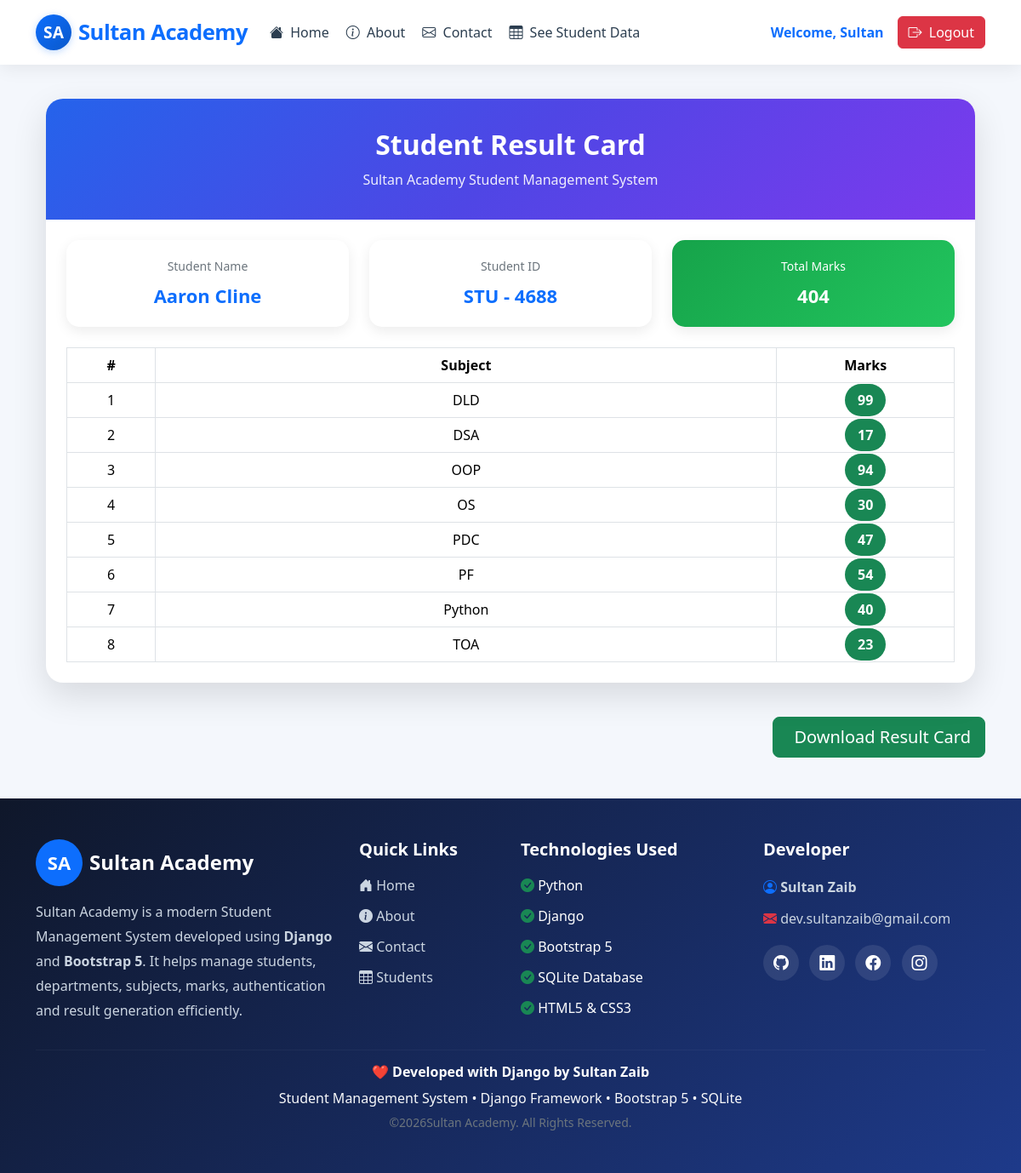
/student_result/STU - 4688/ (signed in), run on the app's committed database.
### student/models.py (models this page shows, shortened)
class Student(models.Model):
    user = models.ForeignKey(User, on_delete=models.SET_NULL, blank=True, null=True)
    student = models.OneToOneField(
        StudentId, related_name="studentid", on_delete=models.CASCADE
    )
    department = models.ForeignKey(
        Department, related_name="departname", on_delete=models.CASCADE
    )
    student_name = models.CharField(max_length=100)
    student_email = models.EmailField(unique=True)
    student_age = models.IntegerField(default=18)
    student_address = models.TextField()
    def __str__(self):
        return self.student_name
    class Meta:
        ordering = ["student_name"]
        verbose_name = "Student"
        verbose_name_plural = "Students"
        db_table = "student_table"

class StudentId(models.Model):
    student_id = models.CharField(max_length=100)
    def __str__(self):
        return self.student_id

class SubjectMarks(models.Model):
    subject = models.ForeignKey(
        Subject, related_name="subject", on_delete=models.CASCADE
    )
    student = models.ForeignKey(
        Student, related_name="student_subject", on_delete=models.CASCADE
    )
    marks = models.IntegerField()
    class Meta:
        unique_together = ["subject", "student"]
        verbose_name = "Subject Marks"
        verbose_name_plural = "Subjects Marks"
        db_table = "student_marks"

class Subject(models.Model):
    subject_name = models.CharField(max_length=100)
    def __str__(self):
        return self.subject_name
    class Meta:
        ordering = ["subject_name"]
        verbose_name = "Subject"
        verbose_name_plural = "Subjects"
        db_table = "Subjects"

### student/views.py (the view)
# urls.py: path("student_result/<str:student_id>/", student_result, name="student_result"),
@login_required(login_url="login_page")
def student_result(request, student_id):
    queryset = SubjectMarks.objects.filter(student__student__student_id=student_id)
    total_marks = queryset.aggregate(total_marks=Sum("marks"))["total_marks"]
    student = queryset.first().student
    student_id = student.student
    context = {
        "queryset": queryset,
        "total_marks": total_marks,
        "student": student,
        "student_id": student_id,
    }
    return render(request, "app/studentResult.html", context)

### student/templates/app/studentResult.html (shortened to what this page needs)
{% extends 'app/base.html' %}
{% load static %}
{% block content %}
  <div class="container">
    <div class="card result-card">
      <div class="result-header">
        <h2>Student Result Card</h2>
        <p>Sultan Academy Student Management System</p>
      </div>
      <div class="card-body p-4">
        <div class="row g-4 mb-4">
          <div class="col-md-4">
            <div class="info-box">
              <div class="info-title">Student Name</div>
              <div class="info-value">{{ student }}</div>
            </div>
          </div>
          <div class="col-md-4">
            <div class="info-box">
              <div class="info-title">Student ID</div>
              <div class="info-value">{{ student_id }}</div>
            </div>
          </div>
          <div class="col-md-4">
            <div class="info-box total-card">
              <div class="info-title text-white">Total Marks</div>
              <div class="info-value text-white">{{ total_marks }}</div>
            </div>
          </div>
        </div>
        <div class="table-responsive">
          <table class="table table-hover table-bordered">
            <thead>
              <tr>
                <th width="10%">#</th>
                <th>Subject</th>
                <th width="20%">Marks</th>
              </tr>
            </thead>
            <tbody>
              {% for mark in queryset %}
                <tr>
                  <td>{{ forloop.counter }}</td>
                  <td>{{ mark.subject }}</td>
                  <td>
                    <span class="mark-badge">{{ mark.marks }}</span>
                  </td>
                </tr>
              {% empty %}
                <tr>
                  <td colspan="3" class="empty-data">No Result Found</td>
                </tr>
              {% endfor %}
            </tbody>
          </table>
        </div>
      </div>
    </div>
  </div>
  <div class="d-flex justify-content-end mb-4">
    <a href="{% url 'download_result_pdf' student_id %}" class="btn btn-success btn-lg">
      Download Result Card
    </a>
  </div>
{% endblock %}

### student/templates/app/base.html (shortened to what this page needs)
{% load static %}
<!DOCTYPE html>
<html lang="en">
  <head>
    <link href="https://cdn.jsdelivr.net/npm/bootstrap@5.3.8/dist/css/bootstrap.min.css" rel="stylesheet" />
    <link rel="stylesheet" href="https://cdn.jsdelivr.net/npm/bootstrap-icons@1.11.3/font/bootstrap-icons.min.css" />
  </head>
  <body>
    <nav class="navbar navbar-expand-lg fixed-top">
      <div class="container">
        <span class="navbar-brand">
          <span class="logo-circle">SA</span>
          <span class="brand-text">Sultan Academy</span>
        </span>
        <div class="collapse navbar-collapse" id="mainNavbar">
          <ul class="navbar-nav me-auto mb-2 mb-lg-0">
            <li class="nav-item">
              <a class="nav-link {% if request.resolver_match.url_name == 'home' %}active{% endif %}" href="{% url 'home_page' %}"><i class="bi bi-house-fill me-1"></i> Home</a>
            </li>
            <li class="nav-item">
              <a class="nav-link {% if request.resolver_match.url_name == 'about' %}active{% endif %}" href="{% url 'about_page' %}"><i class="bi bi-info-circle me-1"></i> About</a>
            </li>
            <li class="nav-item">
              <a class="nav-link {% if request.resolver_match.url_name == 'contact' %}active{% endif %}" href="{% url 'contact_page' %}"><i class="bi bi-envelope me-1"></i> Contact</a>
            </li>
            <li class="nav-item">
              <a class="nav-link {% if request.resolver_match.url_name == 'student_view' %}active{% endif %}" href="{% url 'student_view' %}">
                <i class="bi bi-table me-1"></i>
                See Student Data
              </a>
            </li>
          </ul>
          <div class="d-flex gap-2 align-items-center">
            {% if user.is_authenticated %}
              <span class="me-2 fw-semibold text-primary">Welcome, {{ user.first_name }}</span>
              <a href="{% url 'logout_page' %}" class="btn btn-danger">
                <i class="bi bi-box-arrow-right me-1"></i>
                Logout
              </a>
            {% endif %}
          </div>
        </div>
      </div>
    </nav>
    <main class="container">
      {% block content %}
      {% endblock %}
    </main>
    <footer class="academy-footer mt-5">
      <div class="container py-5">
        <div class="row gy-4">
          <div class="col-lg-4 col-md-6">
            <div class="d-flex align-items-center mb-3">
              <span class="footer-logo">SA</span>
              <h4 class="mb-0 ms-2 text-white fw-bold">Sultan Academy</h4>
            </div>
            <p class="footer-text">
              Sultan Academy is a modern Student Management System developed using <strong>Django</strong> and <strong>Bootstrap 5</strong>. It helps manage students, departments, subjects, marks, authentication and result generation efficiently.
            </p>
          </div>
          <div class="col-lg-2 col-md-6">
            <h5 class="footer-title">Quick Links</h5>
            <ul class="footer-links">
              <li>
                <a href="{% url 'home_page' %}"><i class="bi bi-house-door-fill"></i> Home</a>
              </li>
              <li>
                <a href="{% url 'about_page' %}"><i class="bi bi-info-circle-fill"></i> About</a>
              </li>
              <li>
                <a href="{% url 'contact_page' %}"><i class="bi bi-envelope-fill"></i> Contact</a>
              </li>
              <li>
                <a href="{% url 'student_view' %}"><i class="bi bi-table"></i> Students</a>
              </li>
            </ul>
          </div>
          <div class="col-lg-3 col-md-6">
            <h5 class="footer-title">Technologies Used</h5>
            <ul class="footer-links">
              <li>
                <i class="bi bi-check-circle-fill text-success"></i> Python
              </li>
              <li>
                <i class="bi bi-check-circle-fill text-success"></i> Django
              </li>
              <li>
                <i class="bi bi-check-circle-fill text-success"></i> Bootstrap 5
              </li>
              <li>
                <i class="bi bi-check-circle-fill text-success"></i> SQLite Database
              </li>
              <li>
                <i class="bi bi-check-circle-fill text-success"></i> HTML5 & CSS3
              </li>
            </ul>
          </div>
          <div class="col-lg-3 col-md-6">
            <h5 class="footer-title">Developer</h5>
            <p class="footer-text mb-2">
              <i class="bi bi-person-circle text-primary"></i>
              <strong>Sultan Zaib</strong>
            </p>
            <p class="footer-text">
              <i class="bi bi-envelope-fill text-danger"></i>
              dev.sultanzaib@gmail.com
            </p>
            <div class="social-icons mt-3">
              <a href="#"><i class="bi bi-github"></i></a>
              <a href="#"><i class="bi bi-linkedin"></i></a>
              <a href="#"><i class="bi bi-facebook"></i></a>
              <a href="#"><i class="bi bi-instagram"></i></a>
            </div>
          </div>
        </div>
        <hr class="footer-line" />
        <div class="text-center">
          <h6 class="text-white fw-bold">❤️ Developed with Django by Sultan Zaib</h6>
          <p class="mb-1 text-light">Student Management System • Django Framework • Bootstrap 5 • SQLite</p>
          <small class="text-secondary">©{% now 'Y' %}Sultan Academy. All Rights Reserved.</small>
        </div>
      </div>
    </footer>
  </body>
</html>

### student/templates/app/base.html (style rules this page uses)
body { padding-top: 76px; background: #f8f9fa; font-family: 'Segoe UI', Tahoma, Geneva, Verdana, sans-serif; }
.navbar { box-shadow: 0 4px 20px rgba(0, 0, 0, 0.07); background: #ffffff !important; padding: 0.75rem 0; transition: all 0.25s ease; }
.logo-circle { display: inline-flex; align-items: center; justify-content: center; width: 42px; height: 42px; background: linear-gradient(135deg, #0d6efd, #0a58ca); color: #fff; font-weight: 700; font-size: 1.2rem; border-radius: 50%; margin-right: 8px; box-shadow: 0 2px 8px rgba(13, 110, 253, 0.25); flex-shrink: 0; }
.brand-text { font-weight: 700; font-size: 1.6rem; letter-spacing: -0.5px; color: #0d6efd; text-decoration: none; }
.navbar-brand { display: flex; align-items: center; gap: 0; text-decoration: none; }
.navbar-nav .nav-link { font-weight: 500; font-size: 1rem; padding: 0.6rem 1rem; color: #2c3e50 !important; border-radius: 8px; transition: background 0.2s, color 0.2s; margin: 0 2px; cursor: default; }
.academy-footer { background: linear-gradient(135deg, #0f172a, #1e3a8a); color: white; margin-top: 80px; }
.footer-logo { width: 55px; height: 55px; background: #0d6efd; border-radius: 50%; display: flex; justify-content: center; align-items: center; font-size: 22px; font-weight: bold; color: #fff; }
.footer-title { font-weight: 700; margin-bottom: 18px; color: #fff; }
.footer-text { color: #cbd5e1; line-height: 1.8; }
.footer-links { list-style: none; padding: 0; margin: 0; }
.footer-links li { margin-bottom: 12px; }
.footer-links a { text-decoration: none; color: #cbd5e1; transition: 0.3s; }
.social-icons a { display: inline-flex; justify-content: center; align-items: center; width: 42px; height: 42px; border-radius: 50%; background: #ffffff18; color: white; margin-right: 8px; text-decoration: none; transition: 0.3s; font-size: 18px; }
.footer-line { border-color: rgba(255, 255, 255, 0.15); }

### student/templates/app/studentResult.html (style rules this page uses)
body { background: #f4f7fc; }
.result-card { max-width: 1100px; margin: 40px auto; border: none; border-radius: 20px; overflow: hidden; box-shadow: 0 15px 40px rgba(0, 0, 0, 0.12); }
.result-header { background: linear-gradient(135deg, #2563eb, #4f46e5, #7c3aed); color: white; padding: 35px; text-align: center; }
.result-header h2 { font-weight: 700; margin-bottom: 10px; }
.result-header p { margin: 0; opacity: 0.9; }
.info-box { background: white; border-radius: 15px; padding: 20px; text-align: center; box-shadow: 0 5px 15px rgba(0, 0, 0, 0.08); transition: 0.3s; height: 100%; }
.info-title { color: #6c757d; font-size: 14px; margin-bottom: 8px; }
.info-value { font-size: 22px; font-weight: 700; color: #0d6efd; }
.table { margin-bottom: 0; }
.table thead { background: #0d6efd; color: white; }
.table thead th { text-align: center; }
.table tbody td { vertical-align: middle; text-align: center; }
.mark-badge { background: #198754; color: white; padding: 8px 15px; border-radius: 30px; font-weight: 600; }
.total-card { background: linear-gradient(135deg, #16a34a, #22c55e); color: white; }

### data on the page
Student: student_name "Aaron Cline"
StudentId: student "STU - 4688"
SubjectMarks: subject "DLD", marks "99"
SubjectMarks: subject "DSA", marks "17"
SubjectMarks: subject "OOP", marks "94"
SubjectMarks: subject "OS", marks "30"
SubjectMarks: subject "PDC", marks "47"
SubjectMarks: subject "PF", marks "54"
SubjectMarks: subject "Python", marks "40"
SubjectMarks: subject "TOA", marks "23"

### other printed values
{{ user.first_name }} "Sultan"
{{ total_marks }} "404"
